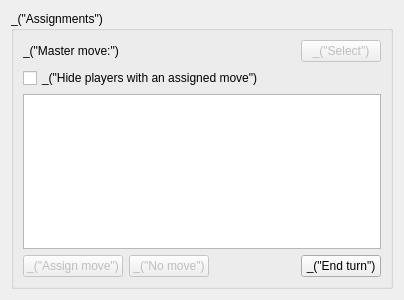
<?xml version="1.0" encoding="UTF-8"?>
<ui version="4.0">
 <class>ArbitAssignments</class>
 <widget class="QWidget" name="ArbitAssignments">
  <property name="geometry">
   <rect>
    <x>0</x>
    <y>0</y>
    <width>404</width>
    <height>300</height>
   </rect>
  </property>
  <property name="windowTitle">
   <string>Form</string>
  </property>
  <layout class="QVBoxLayout" name="verticalLayout_2">
   <item>
    <widget class="QGroupBox" name="groupBox">
     <property name="title">
      <string>_(&quot;Assignments&quot;)</string>
     </property>
     <layout class="QVBoxLayout" name="verticalLayout">
      <item>
       <layout class="QHBoxLayout" name="horizontalLayout_5">
        <item>
         <widget class="QLabel" name="label_5">
          <property name="text">
           <string>_(&quot;Master move:&quot;)</string>
          </property>
         </widget>
        </item>
        <item>
         <widget class="ClickableLabel" name="labelMasterMove">
          <property name="sizePolicy">
           <sizepolicy hsizetype="Expanding" vsizetype="Preferred">
            <horstretch>0</horstretch>
            <verstretch>0</verstretch>
           </sizepolicy>
          </property>
          <property name="text">
           <string/>
          </property>
         </widget>
        </item>
        <item>
         <widget class="QPushButton" name="buttonSelectMaster">
          <property name="enabled">
           <bool>false</bool>
          </property>
          <property name="text">
           <string>_(&quot;Select&quot;)</string>
          </property>
         </widget>
        </item>
       </layout>
      </item>
      <item>
       <widget class="QCheckBox" name="checkBoxHideAssigned">
        <property name="text">
         <string>_(&quot;Hide players with an assigned move&quot;)</string>
        </property>
       </widget>
      </item>
      <item>
       <widget class="QTreeView" name="treeViewPlayers">
        <property name="editTriggers">
         <set>QAbstractItemView::NoEditTriggers</set>
        </property>
        <property name="alternatingRowColors">
         <bool>true</bool>
        </property>
        <property name="selectionMode">
         <enum>QAbstractItemView::ExtendedSelection</enum>
        </property>
        <property name="indentation">
         <number>0</number>
        </property>
        <property name="rootIsDecorated">
         <bool>true</bool>
        </property>
        <property name="sortingEnabled">
         <bool>true</bool>
        </property>
       </widget>
      </item>
      <item>
       <layout class="QHBoxLayout" name="horizontalLayout">
        <item>
         <widget class="QPushButton" name="buttonAssign">
          <property name="enabled">
           <bool>false</bool>
          </property>
          <property name="text">
           <string>_(&quot;Assign move&quot;)</string>
          </property>
         </widget>
        </item>
        <item>
         <widget class="QPushButton" name="buttonNoMove">
          <property name="enabled">
           <bool>false</bool>
          </property>
          <property name="toolTip">
           <string>_(&quot;Indicate that the selected player(s) did not play&quot;)</string>
          </property>
          <property name="text">
           <string>_(&quot;No move&quot;)</string>
          </property>
         </widget>
        </item>
        <item>
         <spacer name="horizontalSpacer_3">
          <property name="orientation">
           <enum>Qt::Horizontal</enum>
          </property>
          <property name="sizeHint" stdset="0">
           <size>
            <width>40</width>
            <height>20</height>
           </size>
          </property>
         </spacer>
        </item>
        <item>
         <widget class="QPushButton" name="buttonEndTurn">
          <property name="toolTip">
           <string>_(&quot;Validate the current turn and start a new one&quot;)</string>
          </property>
          <property name="text">
           <string>_(&quot;End turn&quot;)</string>
          </property>
         </widget>
        </item>
       </layout>
      </item>
     </layout>
    </widget>
   </item>
  </layout>
 </widget>
 <customwidgets>
  <customwidget>
   <class>ClickableLabel</class>
   <extends>QLabel</extends>
   <header location="global">misc_helpers.h</header>
  </customwidget>
 </customwidgets>
 <resources/>
 <connections/>
</ui>
